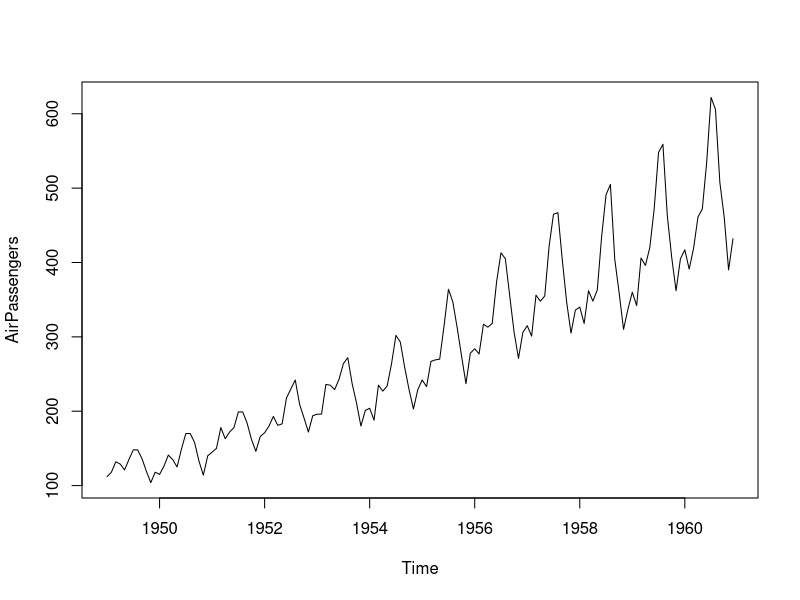
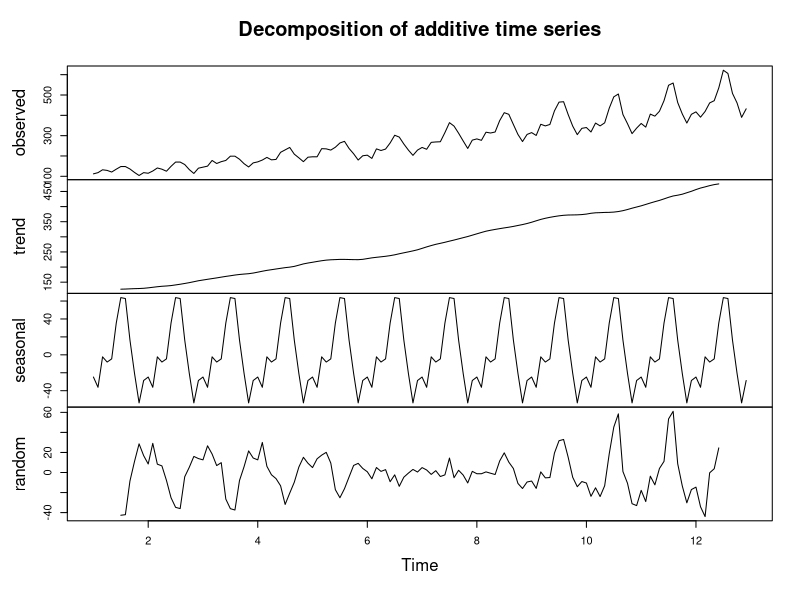
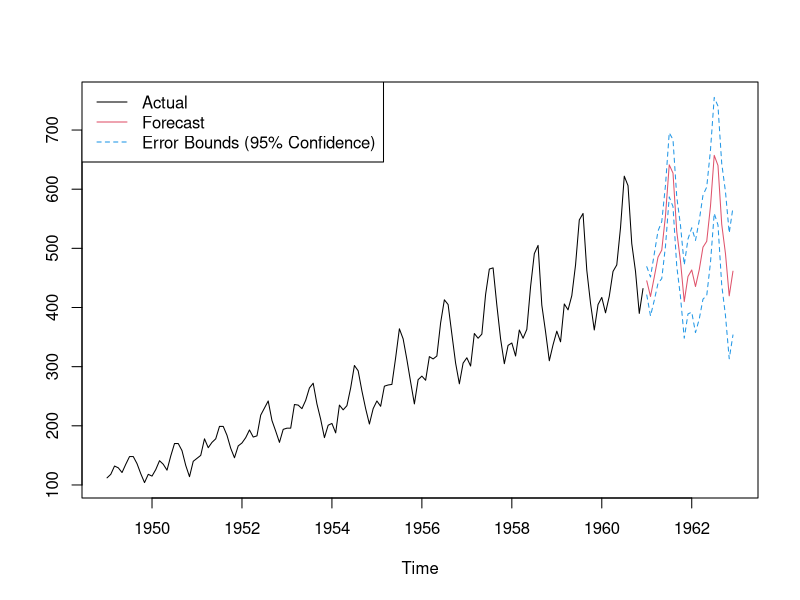

Write R code to recreate these figures, in order.
## create time series of AirPassenger data
head(AirPassengers)
par(mfrow=c(1,1))
plot(AirPassengers)
apts <- ts(AirPassengers, frequency=12) 

## decomposing the time series into trend, seasonal, and random trend
f <- decompose(apts)
plot(f)

## Fit the data to arima model
fit <- arima(AirPassengers, order=c(1,0,0), 
             list(order=c(2,1,0), period=12))

## Make the forecast
fore <- predict(fit, n.ahead=24) 
U <- fore$pred + 2*fore$se        # upper limit 95% confidence interval 
L <- fore$pred - 2*fore$se        # lower limit 95% confidence interval

ts.plot(AirPassengers, fore$pred, U, L, col=c(1,2,4,4), lty = c(1,1,2,2))
legend("topleft", c("Actual", "Forecast", "Error Bounds (95% Confidence)"), 
       col=c(1,2,4), lty=c(1,1,2))



